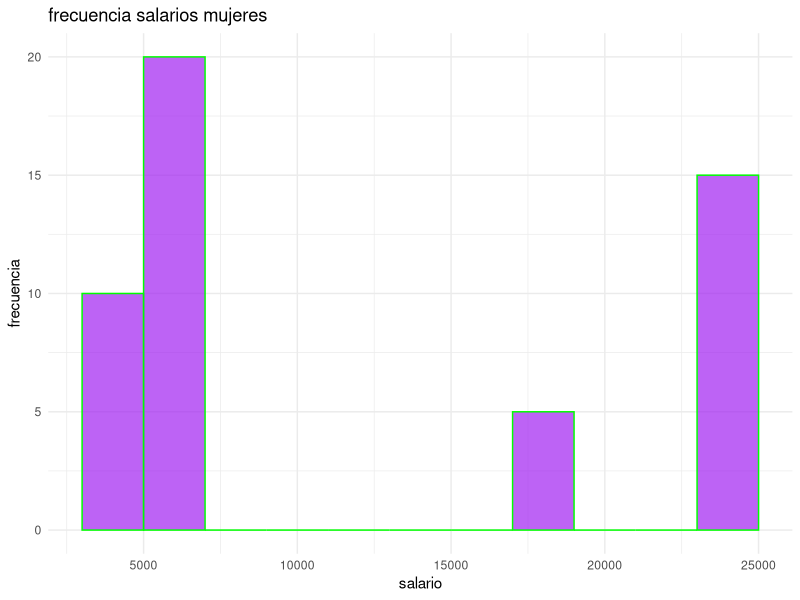
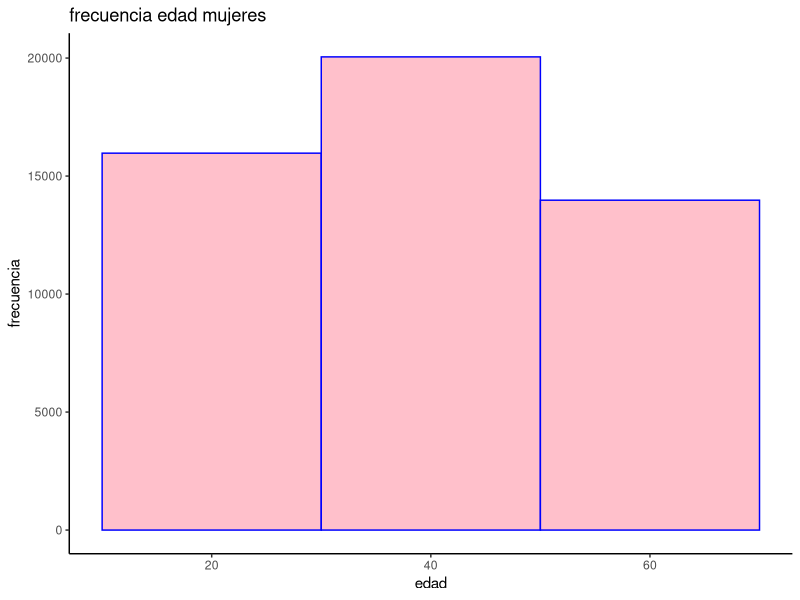

These charts were generated, in order, by the following R code:
### ACTIVIDAD FINAL

# Cargar paquetes
library(readr)  # Para leer archivos CSV
library(dplyr)  # Para manipulación de datos

if (!require(readr)) install.packages("readr", dependencies = TRUE)
if (!require(dplyr)) install.packages("dplyr", dependencies = TRUE)
# 2️ CARGAR DATOS DESDE UN ARCHIVO CSV ----
print("2. Cargando el dataset desde un archivo CSV...")

# Especifica la ruta del archivo CSV (asegúrate de cambiar "salariomujeres" por el nombre real del archivo)
archivo_csv   <-"Descargar salariosmujeres.csv" # Reemplaza por tu archivo CSV

# Cargar datos en un data frame
datos <-read_csv("salariosmujeres.csv")

#revisar el dataset
print("3, explorando el dataset cargado...")

head(datos)

#ver la primeras fila

print("primera filas del dataset")

##DIMENSIONES DEL DATASET
print("dimensiones del dataset(filas x columnas")
dim(datos)

#nombre columnas
print("nombre de las columnas")
names(datos)

#resumen estadistico del dataset
 print("resumen estadistico de las variables numericas")
"resumen estadistico de las variables numericas"
summary(datos)

media <-mean(datos$Salario,na.rm = TRUE)
print("promedio de los datos")
print(media)

mediana <-median(datos$Salario,na.rm=TRUE)
print("mediana de los datos")
print(mediana)

##limpieza datos

# ver valores faltantes (na)
print("identifica valores faltantes.... ")

#ver cuantos valores faltan por columnas
print("numero de valores na por columna:")
colSums(is.na(datos))

#mostrar las filas con valores faltante
print("filas con valores na:")
datos[!complete.cases(datos),]
#eliminar valores faltantes
datos_limpios <-na.omit(datos)
#guardar archivo csv limpio
write.csv(datos,"datos-limpios.csv")

#eliminar registros duplicados
datos_sin_duplicados <-datos_limpios[!duplicated(datos_limpios),]

#ver las primeras filas de datos limpios
head(datos_sin_duplicados)

#filtrado de datos edad 
datos_filtrado  <-datos_sin_duplicados[datos_sin_duplicados$Edad %in%c("35","60"),]

names(datos_sin_duplicados)


#convertir la columna de salarios a numericos y manejar valores NA
datos$Salario <-as.numeric(datos$Salario)

##verificar valores NA despues de la conversion
print("numero de valores NA por columna despues de la limpieza")
colSums(is.na(datos))

##reemplazar los valores NA de salario con el promedio (media)
datos$Salario[is.na(datos$Salario)] <-mean(datos$Salario,na.rm = TRUE )

#verificar sustitucion
print("numero de valores na de la columna despues de la sustitucion:")
colSums(is.na(datos))

#ver resumen de datos sin duplicados
print("resumen estadistico de las variables numericas sin duplicados")
summary(datos_sin_duplicados)
##Verificar si hay variables numéricas
variables_numericas <- names(datos_sin_duplicados)[sapply(datos_sin_duplicados, is.numeric)]
if (length(variables_numericas) > 0) 


## VISUALIZACION BASICA DE UNA VARIABLE

print("CREANDO UN HISTOGRAMA")
install.packages("ggplot2")

library(ggplot2)

ggplot(datos_sin_duplicados,aes(x = Salario)) + 
  geom_histogram(binwidth = 2000, fill = "purple", color = "green",alpha = 0.7) + 
  labs(title = "frecuencia salarios mujeres",
       x= "salario",
       y= "frecuencia") + 
  theme_minimal()


ggplot(datos,aes(x = Edad)) + 
  geom_histogram(binwidth = 20, fill = "pink", color = "blue", alpha = 1) + 
  labs(title = "frecuencia edad mujeres",
       x= "edad",
       y= "frecuencia") + 
  theme_classic()

print("grafico")

####GIT HUB

###CREAR REPOSITORIO

## https://github.com/ADRIANA87-ESTUDIANTE/ACTIVIDAD-FINAL.git


  